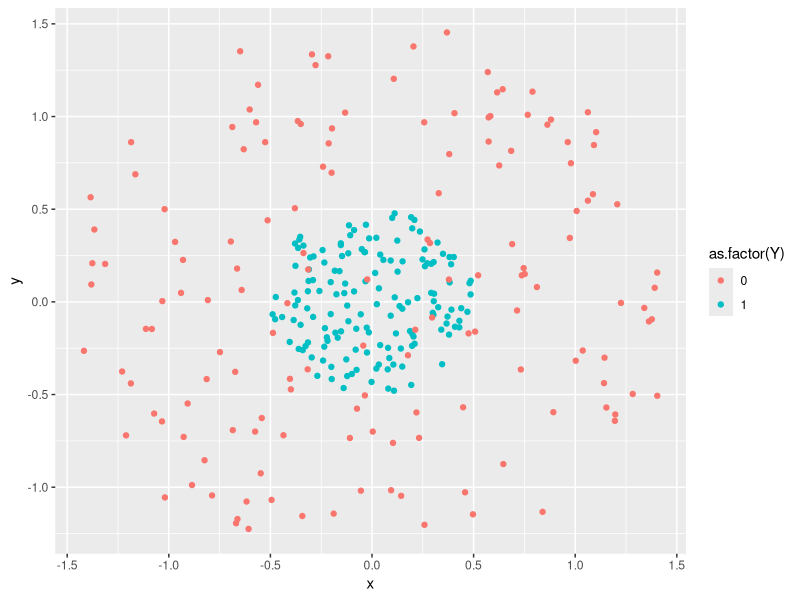
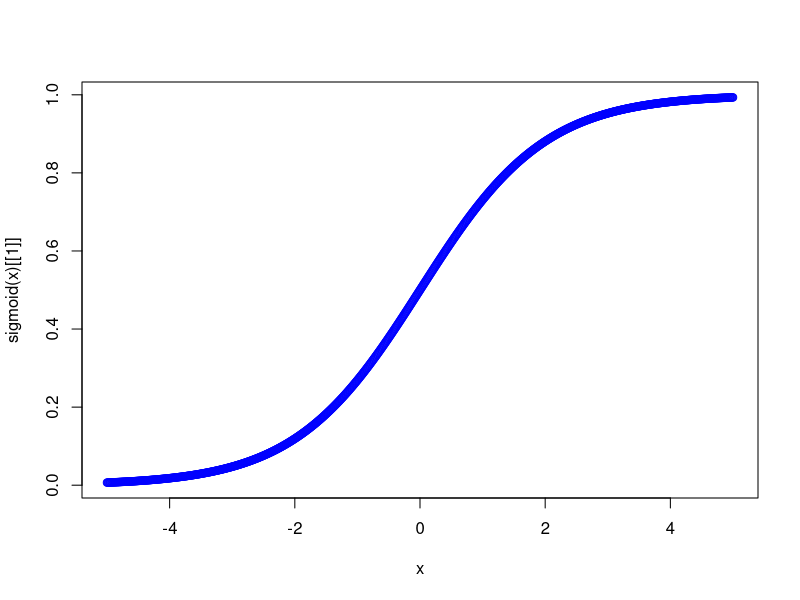
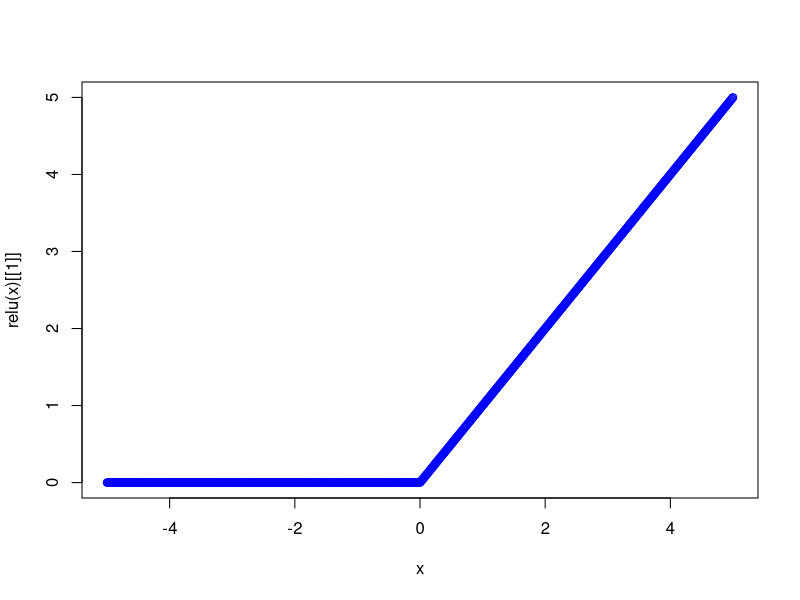

Write R code to recreate these figures, in order. (Note: this script raises an error after producing the figures.)
# Problema de clasificacion

circulo <- function(x, R, centroX=0, centroY=0){
  r = R * sqrt(runif(x))
  theta = runif(x) * 2 * pi
  x = centroX + r * cos(theta)
  y = centroY + r * sin(theta)
  
  z = data.frame(x = x, y = y)
  return(z)
}

datos1 <- circulo(150,0.5)
datos2 <- circulo(150,1.5)

datos1$Y <- 1
datos2$Y <- 0
datos <- rbind(datos1,datos2)

rm(datos1,datos2, circulo)

library(ggplot2)
ggplot(datos,aes(x,y, col = as.factor(Y))) + geom_point()

X <- as.matrix(datos[,1:2])
Y <- as.matrix(datos[,3])

rm(datos)

# Red neuronal

neurona <- setRefClass(
  "neurona",
  fields = list(
    fun_act = "list",
    numero_conexiones = "numeric",
    numero_neuronas = "numeric",
    W = "matrix",
    b = "numeric"
  ),
  methods = list(
    initialize = function(fun_act, numero_conexiones, numero_neuronas)
    {
      fun_act <<- fun_act
      numero_conexiones <<- numero_conexiones
      numero_neuronas <<- numero_neuronas
      W <<- matrix(runif(numero_conexiones*numero_neuronas),
                   nrow = numero_conexiones)
      b <<- runif(numero_neuronas)
    }
  )
)

# Funcion sigmoide

sigmoid = function(x) {
  y = list() 
  y[[1]] <- 1 / (1 + exp(-x))
  y[[2]] <- x * (1 - x)
  return(y)
}

x <- seq(-5, 5, 0.01)
plot(x, sigmoid(x)[[1]], col='blue')

# Funcion relu

relu <- function(x){
  y <- list()
  y[[1]] <- ifelse(x<0,0,x)
  y[[2]] <- ifelse(x<0,0,1)
  return(y)
}

plot(x, relu(x)[[1]], col='blue')

# Capas de red

n = ncol(X) #Núm de neuronas en la primera capa
capas = c(n, 4, 8, 1) # Número de neuronas en cada capa.
funciones = list(sigmoid, relu, sigmoid) # Función de activación en cada capa

red <- list()

for (i in 1:(length(capas)-1)){
  red[[i]] <- neurona$new(funciones[i],capas[i], capas[i+1])
}

red

# Entrenamiento

entrenar <- function(red, X,Y, coste){
  
  out = list()
  out[[1]] <- append(list(matrix(0,ncol=2,nrow=1)), list(X))
  
  for(i in c(1:(length(red)))){
    z = list((out[[length(out)]][[2]] %*% red[[i]]$W + red[[i]]$b))
    a = list(red[[i]]$fun_act[[1]](z[[1]])[[1]])
    out[[i+1]] <- append(z,a)
  }
  return(out)
}

forward <- entrenar(red, X,Y, coste)
head(forward[[4]][[2]])

# Funcion de coste

coste <- function(Yp,Yr){
  y <- list()
  y[[1]] <- mean((Yp-Yr)^2)
  y[[2]] <- (Yp-Yr)
  return(y)
}

# Back Propagation

delta <- list() 

for (i in rev(1:length(red))){
  z = out[[i+1]][[1]]
  a = out[[i+1]][[2]]
  
  if(i == length(red)){
    delta[[1]] <- coste(a,Y)[[2]] * red[[i]]$fun_act[[1]](a)[[2]]
  } else{
    delta <- list(delta[[1]] %*% t(red[[i]]$W) * red[[i]]$fun_act[[1]](a)[[2]],delta)
  }
}

backprop <- function(out, red, lr = 0.05){
  
  delta <- list() 
  
  for (i in rev(1:length(red))){
    z = out[[i+1]][[1]]
    a = out[[i+1]][[2]]
    
    if(i == length(red)){
      delta[[1]] <- coste(a,Y)[[2]] * red[[i]]$fun_act[[1]](a)[[2]]
    } else{
      delta <- list(delta[[1]] %*% W_temp * red[[i]]$fun_act[[1]](a)[[2]],delta)
    }
    
    W_temp = t(red[[i]]$W)
    
    red[[i]]$b <- red[[i]]$b - mean(delta[[1]]) * lr
    red[[i]]$W <- red[[i]]$W - t(out[[i]][[2]]) %*% delta[[1]] * lr
  }
  x = list()
  x[[1]] <- red
  x[[2]] <- out[[length(out)]][[1]]
  return(x)
  
}

red_neuronal <- function(red, X,Y, coste,lr = 0.05){
  ## Front Prop
  out = list()
  out[[1]] <- append(list(matrix(0,ncol=4,nrow=1)), list(X))
  
  for(i in c(1:(length(red)))){
    z = list((out[[length(out)]][[2]] %*% red[[i]]$W + red[[i]]$b))
    a = list(red[[i]]$fun_act[[1]](z[[1]])[[1]])
    out[[i+1]] <- append(z,a)
  }
  
  
  ## Backprop & Gradient Descent
  delta <- list() 
  
  for (i in rev(1:length(red))){
    z = out[[i+1]][[1]]
    a = out[[i+1]][[2]]
    
    if(i == length(red)){
      delta[[1]] <- coste(a,Y)[[2]] * red[[i]]$fun_act[[1]](a)[[2]]
    } else{
      delta <- list(delta[[1]] %*% W_temp * red[[i]]$fun_act[[1]](a)[[2]],delta)
    }
    
    W_temp = t(red[[i]]$W)
    
    red[[i]]$b <- red[[i]]$b - mean(delta[[1]]) * lr
    red[[i]]$W <- red[[i]]$W - t(out[[i]][[2]]) %*% delta[[1]] * lr
    
  }
  return(out[[length(out)]][[2]])
  
}

resultado <- red_neuronal(red, X,Y, coste)
dim(resultado)


for(i in seq(1000)){
  
  Yt = red_neuronal(red, X,Y, coste, lr=0.01)
  
  if(i %% 25 == 0){
    if(i == 25){
      iteracion <- i
      error <- coste(Yt,Y)[[1]]
    }else{
      iteracion <- c(iteracion,i)
      error <- c(error,coste(Yt,Y)[[1]])      
    }
  }
}


library(ggplot2)

grafico = data.frame(Iteracion = iteracion,Error = error)

ggplot(grafico,aes(iteracion, error)) + geom_line() + theme_minimal() +
  labs(title = "Evolución del error de la Red Neuronal")
